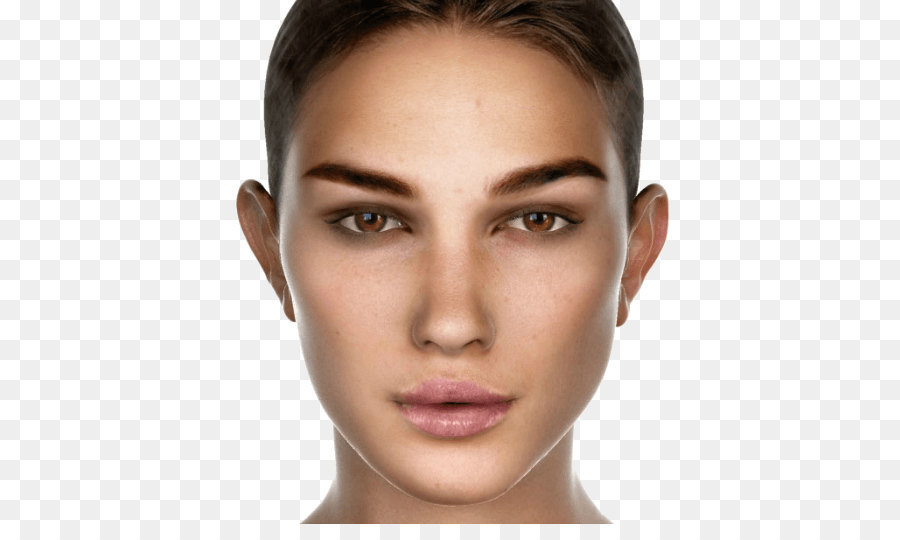
#> input picture Teste.jpg, 900 x 540 px
$ python IA.py
#> lines starting #> are read from the running program, lines starting #| are printed output that depends on the picture; after the words box and inside, x2 and y2 are one past the last pixel; in counts of white or black regions, pixels touching at a corner belong together
import cv2
from random import randrange

#Coloca alguma pre-treinada informação em faces frontais do OpenCv ( haar Cascata algoritmo)
trained_face_data = cv2.CascadeClassifier("haarcascade_frontalface_default.xml")

#Colocar a imagem da Cam na string
img = cv2.imread("Teste.jpg")
#> img is the input picture: shape (540, 900, 3); mean B, G, R 193.9, 201.9, 216

#Converte em cinza
cinza_img = cv2.cvtColor(img, cv2.COLOR_BGR2GRAY)
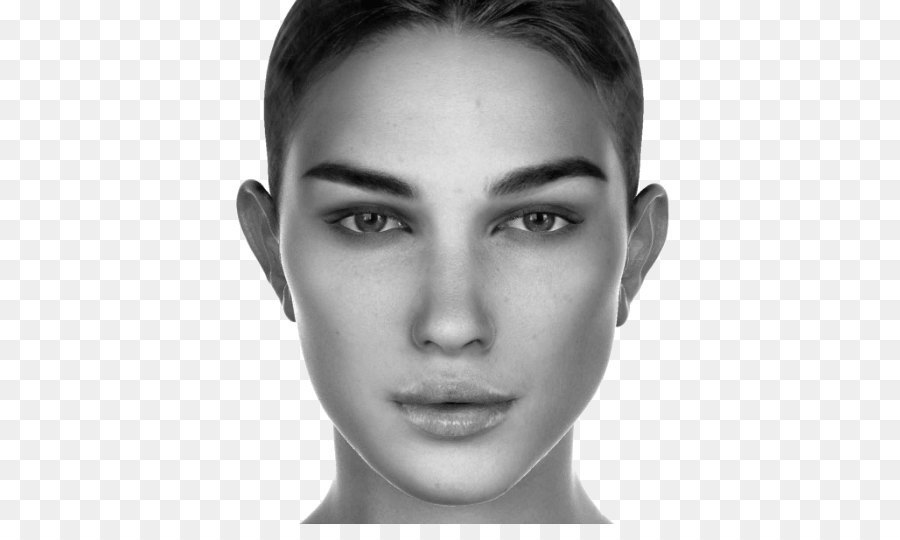
#> cinza_img: shape (540, 900); min 0, max 255, mean 205.2

#Colocar imagem cinza dentro dos parenteses
# formata o quadrato para estar na escala do rosto
coordenadas_face = trained_face_data.detectMultiScale(cinza_img)
#> coordenadas_face = [[252, 66, 406, 406]]

#Cria um retangulo em volta da face
for (x, y, w, h) in coordenadas_face:
    cv2.rectangle(img, (x, y), (x+w, y+h), (randrange(256), randrange(256), randrange(256)), 5)
#> this loop made 1 pass
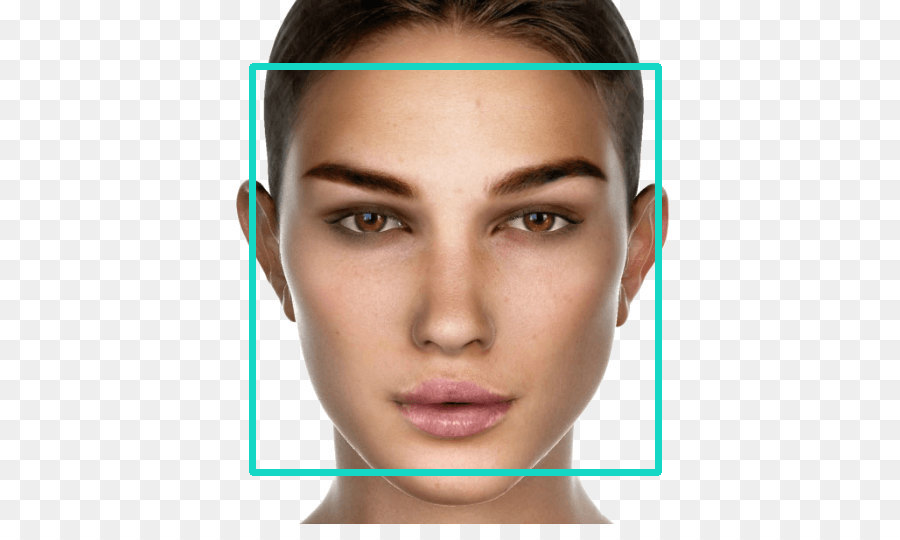
#> img: shape (540, 900, 3); 2.33% of pixels changed, all inside (x1, y1, x2, y2) = (249, 63, 662, 476)

print(coordenadas_face)
#| [[252  66 406 406]]

cv2.imshow("Reconhecimento facial muito foda", img)
cv2.waitKey()

print("Feito")
